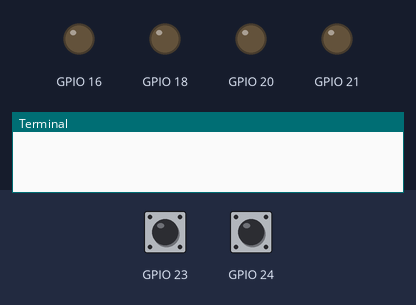
Simulated run of this program. Board: Raspberry Pi (BCM pin numbers). On the bench: output pins drawn as LEDs (lit = HIGH), the last lines printed to the terminal. The inputs (shaded band) are chosen by the test bench; at power-on: GPIO 24 LOW, GPIO 23 HIGH. At 8.4 s the program stops and its outputs stay as they are.

Above: at 1.2 s.
1.3 s: GPIO 24 pulled HIGH for 0.15 s
At 2.1 s:
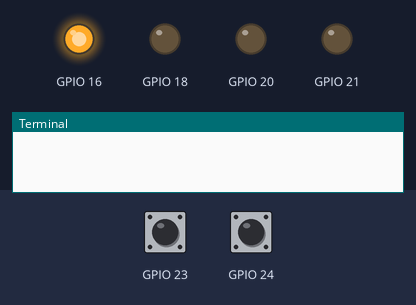
At 3.0 s:
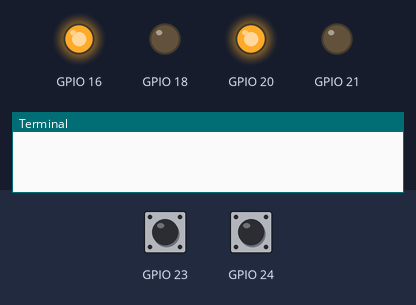
4.4 s: GPIO 24 pulled HIGH for 1 s
8.4 s: GPIO 23 pulled LOW for 0.15 s
At 8.9 s:
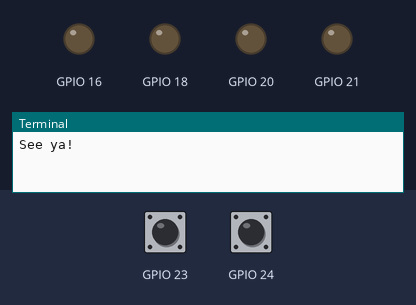
Timing chart, 0 to 9.9 s (numbered marks = the images above; inputs shaded):
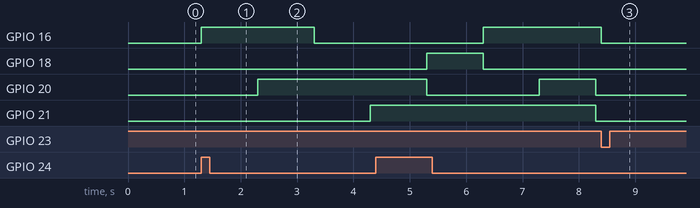

The program:

rgb_led3.py
```python
import RPi.GPIO as GPIO
import time

GPIO.setmode(GPIO.BCM)

GPIO.setup(21, GPIO.OUT)
GPIO.setup(20, GPIO.OUT)
GPIO.setup(16, GPIO.OUT)
GPIO.setup(18, GPIO.OUT)

GPIO.setup(23, GPIO.IN, pull_up_down=GPIO.PUD_UP)
GPIO.setup(24, GPIO.IN, pull_up_down=GPIO.PUD_DOWN)

def rgb(red, green, blue):
    GPIO.output(21, GPIO.LOW if not red else GPIO.HIGH)
    GPIO.output(20, GPIO.LOW if not green else GPIO.HIGH)
    GPIO.output(16, GPIO.LOW if not blue else GPIO.HIGH)

    if red and not blue and not green:
        GPIO.output(18, GPIO.HIGH)
    else:
        GPIO.output(18, GPIO.LOW)

def my_callback(channel):
    rgb(False, False, True)
    time.sleep(1)
    rgb(False, True, True)
    time.sleep(1)
    rgb(False, True, False)
    time.sleep(1)
    rgb(True, True, False)
    time.sleep(1)
    rgb(True, False, False)
    time.sleep(1)
    rgb(True, False, True)
    time.sleep(1)
    rgb(True, True, True)
    time.sleep(1)
    rgb(False, False, False)

GPIO.add_event_detect(24, GPIO.RISING, callback=my_callback, bouncetime=300)

try:
    GPIO.wait_for_edge(23, GPIO.FALLING)
    rgb(False, False, False)
    print "See ya!"

except KeyboardInterrupt:
    GPIO.cleanup()

GPIO.cleanup()
```

Measured:
- after the input at 1.3 s, GPIO 16: LOW → HIGH at once, → LOW 2.0 s later; GPIO 20: LOW → HIGH after 1.0 s; GPIO 21: LOW → HIGH after 3.0 s
- after the input at 8.4 s, GPIO 16: HIGH → LOW at once; GPIO 20: stays LOW (without the input it goes to HIGH after 0.90 s)
